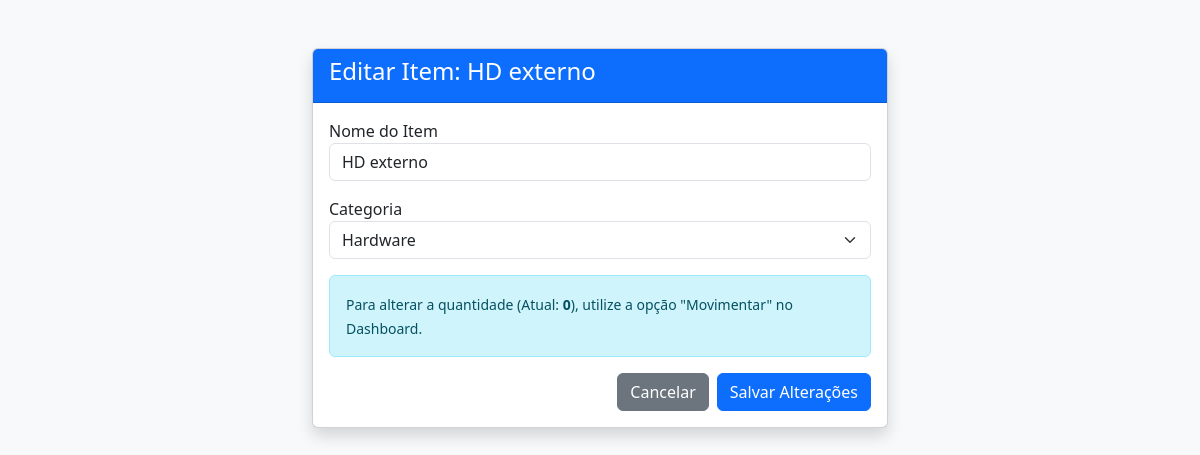
/editar/3 (signed in), run on the app's committed database.
### tables this page shows
CREATE TABLE tb_item (
    id_item INTEGER PRIMARY KEY AUTOINCREMENT,
    nome TEXT NOT NULL,
    descricao TEXT,
    quantidade_atual INTEGER NOT NULL DEFAULT 0,
    id_categoria INTEGER NOT NULL,
    FOREIGN KEY (id_categoria) REFERENCES tb_categoria (id_categoria)
);

CREATE TABLE tb_categoria (
    id_categoria INTEGER PRIMARY KEY AUTOINCREMENT,
    nome TEXT NOT NULL UNIQUE
);

### main.py (the view, shortened to what this page needs)
@app.route('/editar/<int:id_item>', methods=('GET', 'POST'))
def editar_item(id_item):
    if 'usuario_logado' not in session: return redirect(url_for('login'))
    conn = get_db_connection()
    item = conn.execute('SELECT * FROM tb_item WHERE id_item = ?', (id_item,)).fetchone()
    categorias = conn.execute('SELECT * FROM tb_categoria').fetchall()
    conn.close()
    return render_template('editar_item.html', item=item, categorias=categorias)

### main.py (called while the page is built)
def get_db_connection():
    conn = sqlite3.connect('database.db')
    conn.row_factory = sqlite3.Row
    return conn

### templates/editar_item.html (shortened to what this page needs)
<!doctype html>
<html lang="pt-br">
<head>
    <link href="https://cdn.jsdelivr.net/npm/bootstrap@5.3.0/dist/css/bootstrap.min.css" rel="stylesheet">
</head>
<body class="bg-light">
    <div class="container mt-5" style="max-width: 600px;">
        <div class="card shadow">
            <div class="card-header bg-primary text-white">
                <h4>Editar Item: {{ item['nome'] }}</h4>
            </div>
            <div class="card-body">
                <form method="post">
                    <div class="mb-3">
                        <label>Nome do Item</label>
                        <input type="text" name="nome" class="form-control" value="{{ item['nome'] }}" required>
                    </div>
                    <div class="mb-3">
                        <label>Categoria</label>
                        <select name="categoria" class="form-select">
                            {% for cat in categorias %}
                            <option value="{{ cat['id_categoria'] }}" {% if cat['id_categoria'] == item['id_categoria'] %}selected{% endif %}>
                                {{ cat['nome'] }}
                            </option>
                            {% endfor %}
                        </select>
                    </div>
                    <div class="alert alert-info">
                        <small>Para alterar a quantidade (Atual: <strong>{{ item['quantidade_atual'] }}</strong>), utilize a opção "Movimentar" no Dashboard.</small>
                    </div>
                    <div class="d-flex justify-content-end gap-2">
                        <a href="/dashboard" class="btn btn-secondary">Cancelar</a>
                        <button type="submit" class="btn btn-primary">Salvar Alterações</button>
                    </div>
                </form>
            </div>
        </div>
    </div>
</body>
</html>

### data on the page
tb_item: nome "HD externo", categoria "Hardware", quantidade_atual "0"
